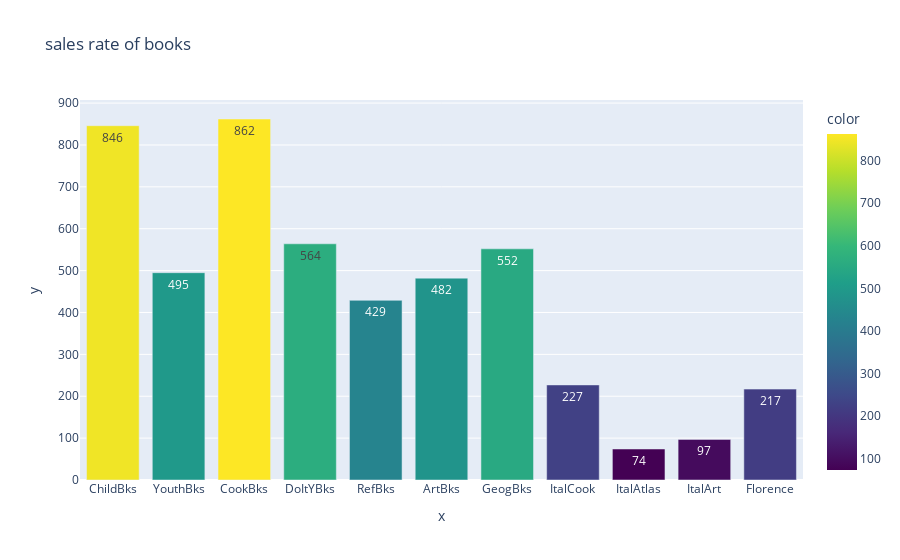

The notebook cell this image was saved under:
### Code cell
#visualizing the rate of purchase by barplot 
px.bar(x=df1.columns,y=count,text=df1.sum(),color=count,
      title= 'sales rate of books',color_continuous_scale='viridis',hover_name=df1.columns,orientation='v',)

### Figure 1 — Plotly figure (JSON) as saved in the notebook; plotly's stock layout.template omitted (floating-point values rounded to 4 significant figures)
{"data": [{"alignmentgroup": "True", "hovertemplate": "<b>%{hovertext}</b><br><br>x=%{x}<br>y=%{y}<br>text=%{text}<br>color=%{marker.color}<extra></extra>", "hovertext": ["ChildBks", "YouthBks", "CookBks", "DoItYBks", "RefBks", "ArtBks", "GeogBks", "ItalCook", "ItalAtlas", "ItalArt", "Florence"], "legendgroup": "", "marker": {"color": [846, 495, 862, 564, 429, 482, 552, 227, 74, 97, 217], "coloraxis": "coloraxis", "pattern": {"shape": ""}}, "name": "", "offsetgroup": "", "orientation": "v", "showlegend": false, "text": [846, 495, 862, 564, 429, 482, 552, 227, 74, 97, 217], "textposition": "auto", "type": "bar", "x": ["ChildBks", "YouthBks", "CookBks", "DoItYBks", "RefBks", "ArtBks", "GeogBks", "ItalCook", "ItalAtlas", "ItalArt", "Florence"], "xaxis": "x", "y": [846, 495, 862, 564, 429, 482, 552, 227, 74, 97, 217], "yaxis": "y"}], "layout": {"barmode": "relative", "coloraxis": {"colorbar": {"title": {"text": "color"}}, "colorscale": [[0, "#440154"], [0.1111, "#482878"], [0.2222, "#3e4989"], [0.3333, "#31688e"], [0.4444, "#26828e"], [0.5556, "#1f9e89"], [0.6667, "#35b779"], [0.7778, "#6ece58"], [0.8889, "#b5de2b"], [1, "#fde725"]]}, "legend": {"tracegroupgap": 0}, "title": {"text": "sales rate of books"}, "xaxis": {"anchor": "y", "domain": [0, 1], "title": {"text": "x"}}, "yaxis": {"anchor": "x", "domain": [0, 1], "title": {"text": "y"}}}}
